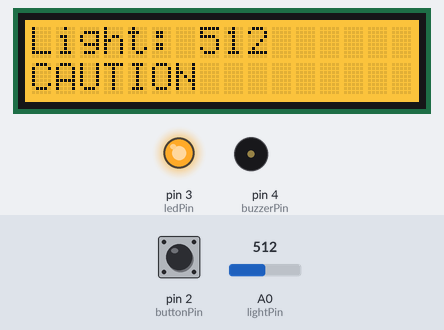
This sketch was run on a simulated Arduino Uno, built with avr-gcc and run on an emulated ATmega328P. Parts: 16×2 character LCD, output pins drawn as LEDs (lit = HIGH), buzzer (waves = sounding, pin HIGH). The inputs (shaded band) are chosen by the test bench; at power-on: A0 (lightPin) = 512, pin 2 (buttonPin) LOW. What the sketch prints to the serial monitor is not drawn.

Above: at 2.7 s.
2.8 s: A0 (lightPin) set to 682
At 3.9 s:
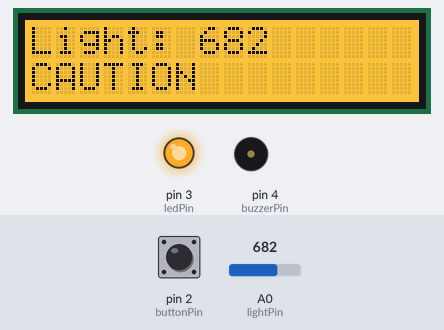
5.8 s: A0 (lightPin) set to 712
At 7.0 s:
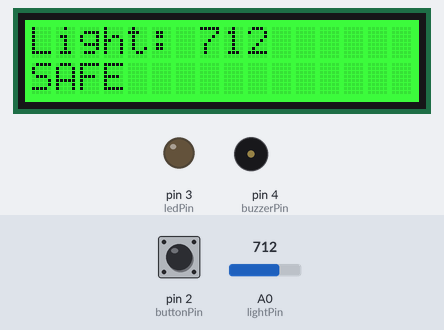
7.3 s: A0 (lightPin) set to 440
At 7.69 s:
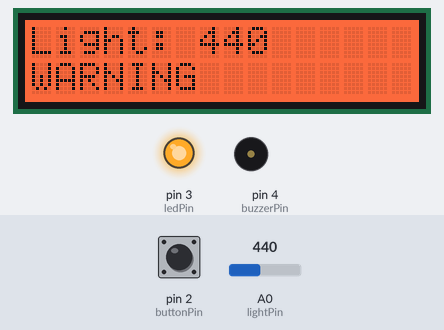
9.4 s: pin 2 (buttonPin) pulled HIGH for 0.15 s
At 9.8 s:
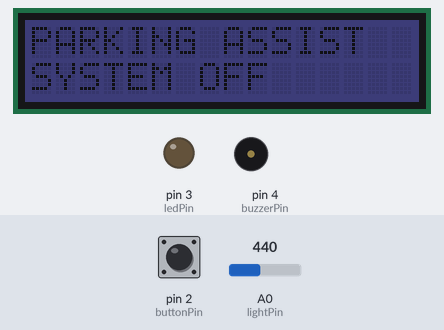
11.0 s: pin 2 (buttonPin) pulled HIGH for 1 s
13.6 s: A0 (lightPin) set to 258
At 13.98 s:
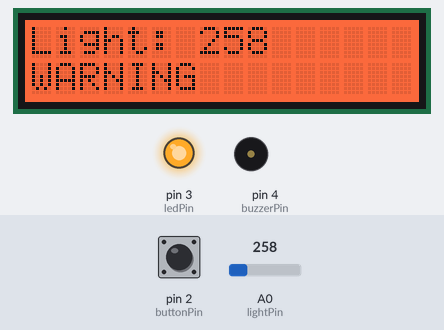
15.2 s: A0 (lightPin) set to 233
At 15.42 s:
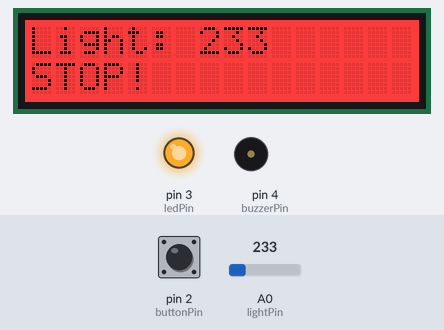
Timing chart, 0 to 18.0 s (numbered marks = the images above; inputs shaded):
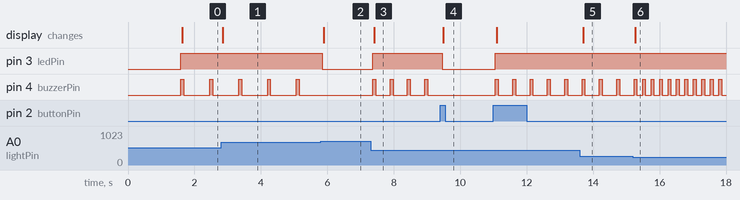

Measured:
- the behaviour switches between 700 and 701 on A0 (lightPin) (found by bisection; images 1 and 2)
- the behaviour switches between 251 and 250 on A0 (lightPin) (found by bisection; images 5 and 6)
- after the input at 2.8 s, the display: changes after 0.05 s (image 1)
- after the input at 5.8 s, pin 3 (ledPin): HIGH → LOW after 0.05 s; pin 4 (buzzerPin): stops changing and stays LOW; the display: changes after 0.09 s (image 2)
- after the input at 7.3 s, pin 3 (ledPin): LOW → HIGH after 0.07 s; pin 4 (buzzerPin): alternates HIGH for 0.09 s and LOW for 0.43 s, starting after 0.07 s; the display: changes after 0.11 s (image 3)
- after the input at 9.4 s, pin 3 (ledPin): HIGH → LOW after 0.06 s; pin 4 (buzzerPin): stops changing and stays LOW; the display: changes after 0.09 s (image 4)
- after the input at 11.0 s, pin 3 (ledPin): LOW → HIGH after 0.06 s; pin 4 (buzzerPin): alternates HIGH for 0.09 s and LOW for 0.43 s, starting after 0.06 s
- after the input at 13.6 s, the display: changes after 0.10 s (image 5)
- after the input at 15.2 s, pin 4 (buzzerPin): alternates HIGH for 0.09 s and LOW for 0.17 s, starting after 0.29 s; the display: changes after 0.07 s (image 6)

The sketch:

ParkingSensor.ino
```cpp
#include <Wire.h>                 // Enables I2C communication with the LCD.
#include "rgb_lcd.h"              // Loads the Grove RGB LCD V5.0 library.

rgb_lcd lcd;                      // Creates the LCD display object.

// Assigns the Arduino pins to the Grove modules.
const int lightPin = A0;          // Reads the Grove light sensor.
const int ledPin = 3;             // Controls the Grove LED module.
const int buzzerPin = 4;          // Controls the Grove buzzer module.
const int buttonPin = 2;          // Reads the Grove button module.

// Stores whether the parking warning system is switched on.
bool systemOn = true;

// Stores the previous button state for detecting a new press.
bool lastButtonState = LOW;

// Records when the button was last pressed.
unsigned long lastPress = 0;

// Records when the buzzer last changed state.
unsigned long lastBeep = 0;

// Stores whether the buzzer is currently sounding.
bool buzzerOn = false;

void setup() {                    // Runs once when the Arduino starts.

  pinMode(ledPin, OUTPUT);        // Sets the LED pin as an output.
  pinMode(buzzerPin, OUTPUT);     // Sets the buzzer pin as an output.
  pinMode(buttonPin, INPUT);      // Sets the button pin as an input.

  Serial.begin(9600);             // Starts the Serial Monitor at 9600 baud.

  lcd.begin(16, 2);               // Starts the 16-column, 2-row LCD.
  lcd.setRGB(0, 255, 0);          // Sets the LCD backlight to green.
  lcd.setCursor(0, 0);            // Selects the first row.
  lcd.print("PARKING ASSIST");    // Displays the project title.
  lcd.setCursor(0, 1);            // Selects the second row.
  lcd.print("Starting...");       // Displays a startup message.
  delay(1500);                    // Keeps the startup message visible briefly.
  lcd.clear();                    // Clears the startup message.
}

void loop() {                     // Repeats continuously while powered.

  // Reads the current state of the Grove button.
  bool buttonState = digitalRead(buttonPin);

  // Checks whether the button has just been pressed.
  if (lastButtonState == LOW &&
      buttonState == HIGH &&
      millis() - lastPress > 250) {

    systemOn = !systemOn;         // Toggles the system on or off.
    lastPress = millis();         // Records the button press time.
  }

  lastButtonState = buttonState;  // Saves the button state for the next loop.

  // Handles the system when it has been switched off.
  if (!systemOn) {

    digitalWrite(ledPin, LOW);    // Turns off the LED.
    digitalWrite(buzzerPin, LOW); // Turns off the buzzer.
    buzzerOn = false;             // Records that the buzzer is off.

    lcd.setRGB(0, 0, 80);         // Sets the backlight to dim blue.
    lcd.setCursor(0, 0);          // Selects the first row.
    lcd.print("PARKING ASSIST "); // Displays the project title.
    lcd.setCursor(0, 1);          // Selects the second row.
    lcd.print("SYSTEM OFF      ");// Displays the system status.

    delay(50);                    // Waits briefly before checking again.
    return;                       // Skips the remaining code while switched off.
  }

  // Reads the light sensor; readings normally range from 0 to 1023.
  int light = analogRead(lightPin);

  // Sets the default buzzer interval to zero, meaning no warning.
  int beepInterval = 0;

  // Creates a variable for the message shown on the LCD.
  const char* status;

  // Checks whether the sensor is receiving plenty of light.
  if (light > 700) {
    status = "SAFE";              // Displays SAFE.
    beepInterval = 0;             // Keeps the buzzer silent.
    lcd.setRGB(0, 255, 0);        // Sets the LCD backlight to green.

  // Checks whether the sensor reading is moderately low.
  } else if (light > 450) {
    status = "CAUTION";           // Displays CAUTION.
    beepInterval = 700;           // Sets a slow beep rate.
    lcd.setRGB(255, 180, 0);      // Sets the LCD backlight to orange.

  // Checks whether the sensor reading is lower still.
  } else if (light > 250) {
    status = "WARNING";           // Displays WARNING.
    beepInterval = 350;           // Sets a faster beep rate.
    lcd.setRGB(255, 60, 0);       // Sets the LCD backlight to orange-red.

  // Runs when the sensor reading is 250 or below.
  } else {
    status = "STOP!";             // Displays STOP!.
    beepInterval = 120;           // Sets a very fast beep rate.
    lcd.setRGB(255, 0, 0);        // Sets the LCD backlight to red.
  }

  // Turns on the LED whenever the system detects a warning.
  digitalWrite(ledPin, beepInterval == 0 ? LOW : HIGH);

  // Reads the current time without stopping the program.
  unsigned long now = millis();

  // Keeps the buzzer off when the sensor reading is in the SAFE zone.
  if (beepInterval == 0) {
    buzzerOn = false;             // Records that the buzzer is off.
    digitalWrite(buzzerPin, LOW); // Switches the buzzer off.

  // Checks whether it is time to change the buzzer state.
  } else if (now - lastBeep >=
             (buzzerOn ? 70UL : (unsigned long)beepInterval)) {

    buzzerOn = !buzzerOn;         // Switches the buzzer on or off.
    digitalWrite(buzzerPin, buzzerOn ? HIGH : LOW); // Applies the new state.
    lastBeep = now;               // Records when the state changed.
  }

  // Moves the LCD cursor to the beginning of the first row.
  lcd.setCursor(0, 0);

  // Prints the sensor reading on the first row.
  lcd.print("Light: ");
  lcd.print(light);

  // Overwrites leftover characters from any previous longer reading.
  lcd.print("     ");

  // Moves the LCD cursor to the beginning of the second row.
  lcd.setCursor(0, 1);

  // Prints the current warning message on the second row.
  lcd.print(status);

  // Fills the rest of the second row to remove leftover characters.
  lcd.print("                ");

  // Prints the sensor reading to the computer for calibration.
  Serial.print("Light level: ");
  Serial.println(light);

  // Waits briefly before taking the next sensor reading.
  delay(50);
}
```
